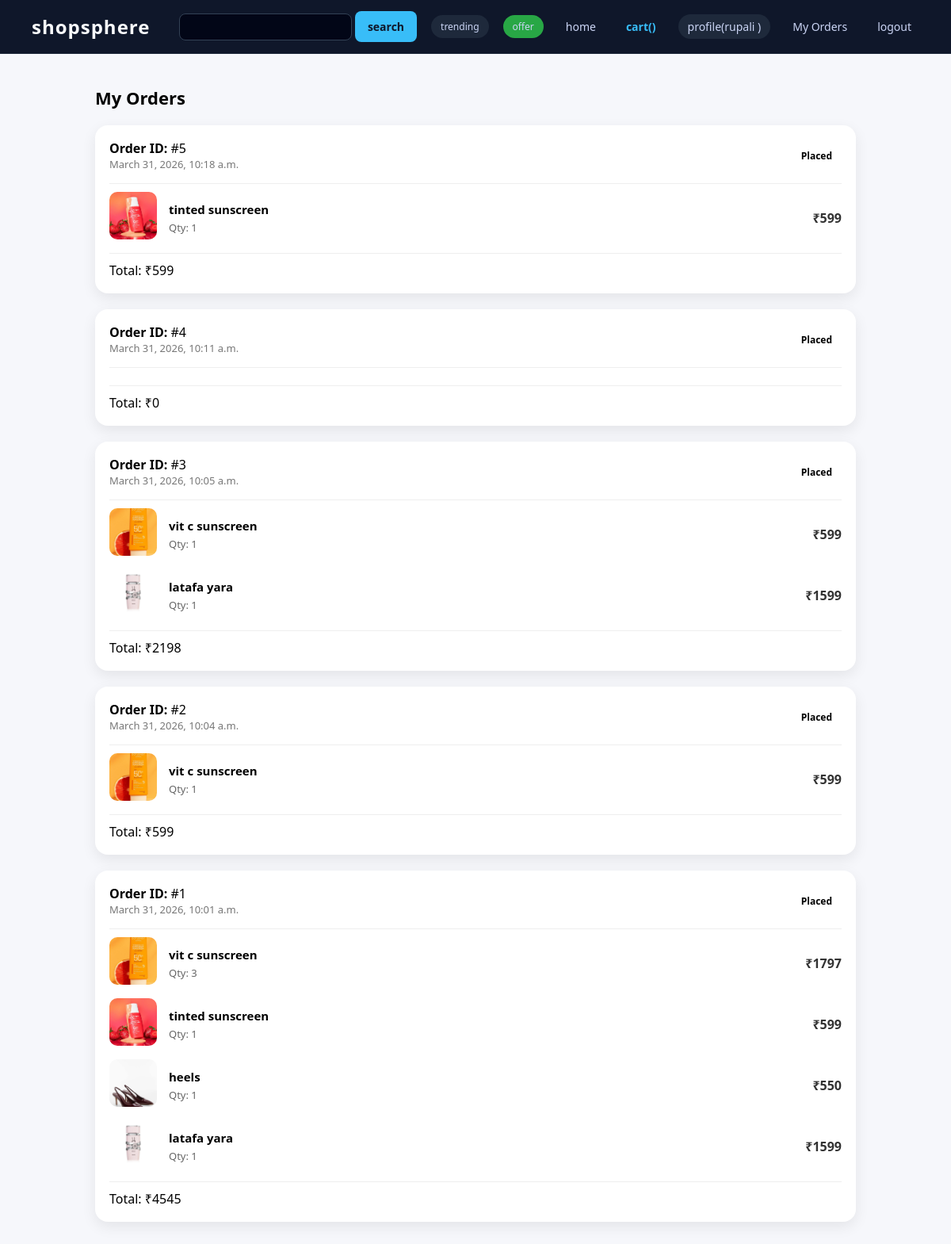
The page /orderhistory/ (signed in) on the database its author committed.
### base/models.py (models this page shows, shortened)
class Order(models.Model):
    STATUS_CHOICES = [
        ('Placed', 'Placed'),
        ('Pending', 'Pending'),
        ('Delivered', 'Delivered'),
        ('Cancelled', 'Cancelled'),
    ]
    user = models.ForeignKey(User, on_delete=models.CASCADE)
    name = models.CharField(max_length=100)
    phone = models.CharField(max_length=15)
    address = models.TextField()
    total_amount = models.IntegerField()
    status = models.CharField(max_length=20, choices=STATUS_CHOICES, default='Placed')
    created_at = models.DateTimeField(auto_now_add=True)

class OrderItem(models.Model):
    order = models.ForeignKey(Order, on_delete=models.CASCADE, related_name='items')
    product = models.ForeignKey(product, on_delete=models.CASCADE)
    pname = models.CharField(max_length=100)
    price = models.IntegerField()
    quantity = models.IntegerField()
    totalprice = models.IntegerField()

class product(models.Model):
    pname=models.CharField(max_length=100)
    pdesc=models.CharField(max_length=200)
    price=models.IntegerField()
    pcategory=models.CharField(max_length=100)
    trending=models.BooleanField(default=False)
    offer=models.BooleanField(default=False)
    pimages=models.ImageField(default='default.jpg',upload_to='uploads')

### base/views.py (the view)
# urls.py: path('orderhistory/',orderhistory,name='orderhistory'),
def orderhistory(request):
    orders = Order.objects.filter(user=request.user).order_by('-created_at')
    return render (request,'orderhistory.html', {
        'orders': orders
    })

### base/templates/orderhistory.html
{% extends 'main.html' %}
{% load static %}
{% block css %}
<link rel="stylesheet" href="{% static 'base.css' %}">
{% endblock %}
{% block content %}
<div class="history-container">
    <h2 class="page-title">My Orders</h2>
    {% for order in orders %}
    <div class="order-card">
        <div class="order-header">
            <div>
                <p><strong>Order ID:</strong> #{{ order.id }}</p>
                <p class="date">{{ order.created_at }}</p>
            </div>
            <div class="status {{ order.status|lower }}">
                {{ order.status }}
            </div>
        </div>
        <div class="order-items">
            {% for item in order.items.all %}
            <div class="item">
                <div class="item-left">
                    <img src="{{ item.product.pimages.url }}" alt="">
                </div>
                <div class="item-middle">
                    <h4>{{ item.pname }}</h4>
                    <p>Qty: {{ item.quantity }}</p>
                </div>
                <div class="item-right">
                    ₹{{ item.totalprice }}
                </div>
            </div>
            {% endfor %}
        </div>
        <div class="order-footer">
            <span>Total: ₹{{ order.total_amount }}</span>
        </div>
    </div>
    {% empty %}
        <p class="empty">No orders yet 🛒</p>
    {% endfor %}
</div>
{% endblock %}

### templates/nav.html (shortened to what this page needs)
<nav>
    <div class="logo">
        <h1>shopsphere</h1>
    </div>
    <div class="links">
        {% if request.user.is_authenticated %}
        {% if profile_nav %}
        <a href="{% url 'home' %}">home</a>
        <a href="{% url 'cart' %}">cart({{cartproducts_count}})</a>
        <a href="{% url 'profile' %}">profile({{request.user}} )</a>
        <a href="{% url 'logout_' %}">logout</a>
        <a href="{% url 'orderhistory' %}">My Orders</a>
        {% else %}
        <form action="">
            <input type="text" name="q" id="" placeholder="" class="search">
            <input type="button" value="search" class="btn">
        </form>
        <form action="">
            <input type="submit" name="trending" value="trending" class="trending">
        </form>
        <form action="">
            <input type="submit" name="offer" value="offer" class="offer">
        </form>
        <a href="{% url 'home' %}">home</a>
        <a href="{% url 'cart' %}">cart({{cartproducts_count}}) </a>
        <a href="{% url 'profile' %}">profile({{request.user}} )</a>
        <a href="{% url 'orderhistory' %}">My Orders</a>
        <a href="{% url 'logout_' %}">logout</a>
        {% endif %}
        {% endif %}
    </div>
</nav>

### static/css/style.css (style rules this page uses)
* { padding: 0; margin: 0; box-sizing: border-box; }
.btn { background-color: black; }
nav { width: 100%; padding: 14px 40px; background: #0f172a; display: flex; justify-content: space-between; align-items: center; border-bottom: 1px solid #1e293b; position: sticky; top: 0; z-index: 1000; }
.logo h1 { font-size: 24px; font-weight: 700; color: #f8fafc; letter-spacing: 1px; }
.links { display: flex; align-items: center; gap: 18px; flex-wrap: wrap; }
.links a { text-decoration: none; color: #cbd5f5; font-size: 14px; font-weight: 500; padding: 6px 10px; border-radius: 8px; transition: all 0.25s ease; }
.search { padding: 7px 10px; border-radius: 8px; border: 1px solid #334155; background: #020617; color: #e2e8f0; font-size: 13px; outline: none; }
.search::placeholder { color: #64748b; }
.btn { padding: 7px 12px; border-radius: 8px; border: none; background: #38bdf8; color: #0f172a; font-weight: 600; cursor: pointer; transition: 0.3s; }
.trending, .offer { padding: 6px 12px; border-radius: 20px; border: none; font-size: 12px; cursor: pointer; background: #1e293b; color: #cbd5f5; transition: 0.3s; }
.links a[href*="profile"] { background: #1e293b; padding: 6px 12px; border-radius: 20px; }
.links a[href*="cart"] { font-weight: 600; color: #38bdf8; }
* { margin: 0; padding: 0; box-sizing: border-box; }
body { font-family: 'Poppins', sans-serif; background: #f6f7fb; }
.offer { background: #28a745; }

### base/static/base.css (style rules this page uses)
* { margin: 0; padding: 0; box-sizing: border-box; font-family: 'Segoe UI', sans-serif; }
.btn { padding: 12px; border-radius: 10px; text-decoration: none; font-weight: 600; transition: 0.3s; }
.history-container { width: 80%; margin: 40px auto; }
.page-title { margin-bottom: 20px; font-size: 22px; }
.order-card { background: #fff; border-radius: 16px; padding: 18px; margin-bottom: 20px; box-shadow: 0 6px 18px rgba(0, 0, 0, 0.08); }
.order-header { display: flex; justify-content: space-between; align-items: center; margin-bottom: 15px; }
.date { font-size: 13px; color: #777; }
.status { padding: 6px 12px; border-radius: 20px; font-size: 12px; font-weight: 600; }
.order-items { border-top: 1px solid #eee; padding-top: 10px; }
.item { display: flex; align-items: center; margin-bottom: 12px; }
.item-left img { width: 60px; height: 60px; border-radius: 10px; object-fit: cover; }
.item-middle { flex: 1; margin-left: 15px; }
.item-middle h4 { font-size: 15px; margin-bottom: 4px; }
.item-middle p { font-size: 13px; color: #666; }
.item-right { font-weight: 600; color: #333; }
.order-footer { display: flex; justify-content: space-between; align-items: center; margin-top: 12px; border-top: 1px solid #eee; padding-top: 10px; }
.btn { padding: 10px 16px; text-decoration: none; border-radius: 8px; font-size: 14px; text-align: center; }

### rows shown on the page
Order: id "5", created_at "March 31, 2026, 10:18 a.m.", status "Placed", total_amount "599"
OrderItem: product.pimages (picture), pname "tinted sunscreen", quantity "1", totalprice "599"
Order: id "4", created_at "March 31, 2026, 10:11 a.m.", status "Placed", total_amount "0"
Order: id "3", created_at "March 31, 2026, 10:05 a.m.", status "Placed", total_amount "2198"
OrderItem: product.pimages (picture), pname "vit c sunscreen", quantity "1", totalprice "599"
OrderItem: product.pimages (picture), pname "latafa yara", quantity "1", totalprice "1599"
Order: id "2", created_at "March 31, 2026, 10:04 a.m.", status "Placed", total_amount "599"
OrderItem: product.pimages (picture), pname "vit c sunscreen", quantity "1", totalprice "599"
Order: id "1", created_at "March 31, 2026, 10:01 a.m.", status "Placed", total_amount "4545"
OrderItem: product.pimages (picture), pname "vit c sunscreen", quantity "3", totalprice "1797"
OrderItem: product.pimages (picture), pname "tinted sunscreen", quantity "1", totalprice "599"
OrderItem: product.pimages (picture), pname "heels", quantity "1", totalprice "550"
OrderItem: product.pimages (picture), pname "latafa yara", quantity "1", totalprice "1599"

### other values the page prints
{{ request.user }} "rupali"
